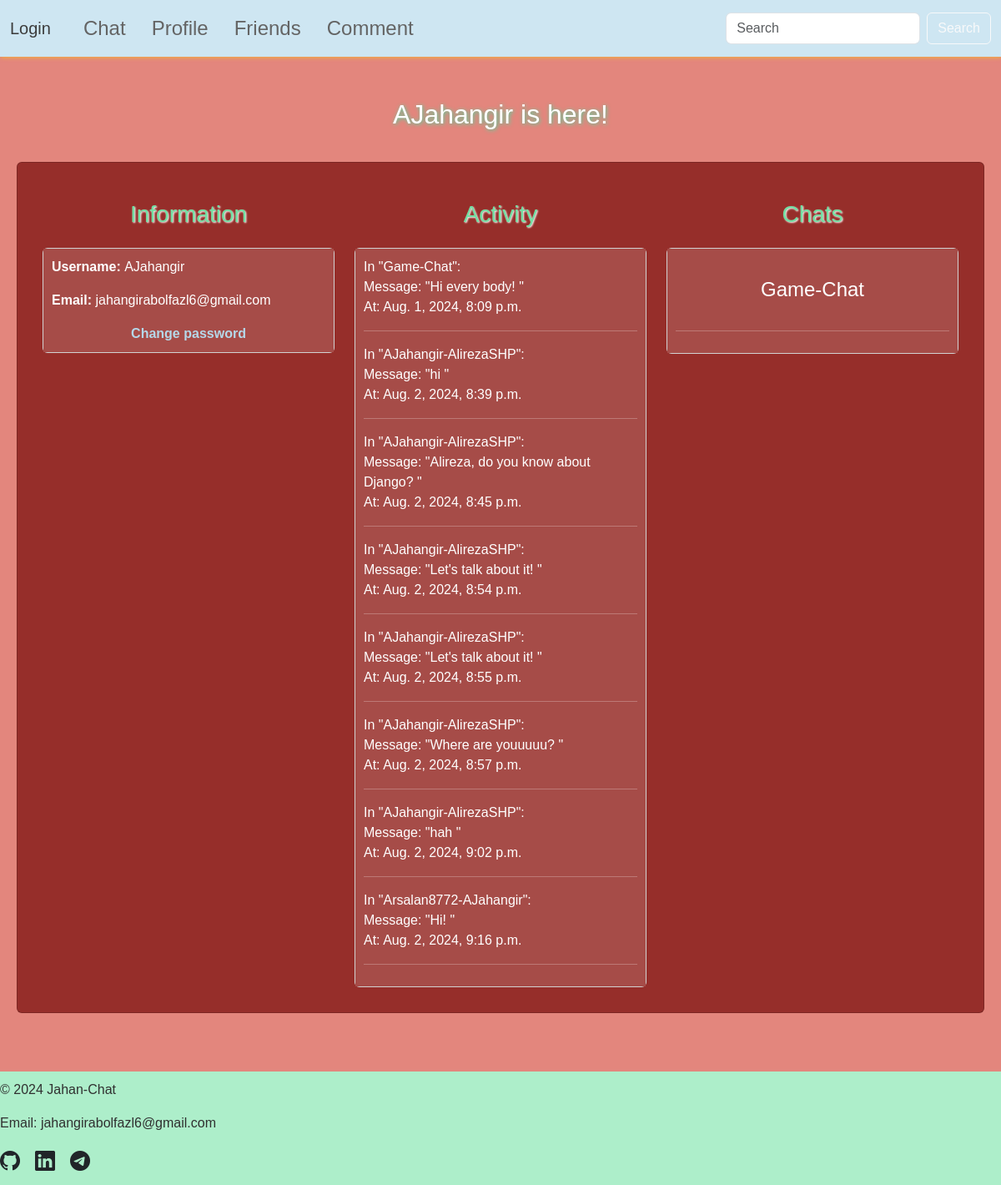
Page /profile/AJahangir1/ on the committed database.
### base/models.py (models this page shows, shortened)
class CustomUser(AbstractUser):
    friends = models.ManyToManyField("self", symmetrical=True, blank=True)
    created = models.DateTimeField(auto_now_add=True)
    groups = models.ManyToManyField(
        Group,
        related_name='customuser_set',
        blank=True,
        help_text='The groups this user belongs to. A user will get all permissions granted to each of their groups.',
        related_query_name='customuser',
    )
    user_permissions = models.ManyToManyField(
        Permission,
        related_name='customuser_set',
        blank=True,
        help_text='Specific permissions for this user.',
        related_query_name='customuser',
    )
    class Meta:
        ordering = ["created"]

class Message(models.Model):
    author = models.ForeignKey(CustomUser, on_delete=models.CASCADE, related_name="messages")
    chat = models.ForeignKey(Chat, on_delete=models.CASCADE, related_name="messages")
    body = models.TextField()
    created = models.DateTimeField(auto_now_add=True)
    updated = models.DateTimeField(auto_now=True)
    class Meta:
        ordering = ["created"]
        indexes = [
            models.Index(fields=["created"]),
        ]

class Chat(models.Model):
    name = models.CharField(max_length=50, unique=True)
    host = models.ForeignKey(CustomUser, on_delete=models.CASCADE, related_name="hosted_chats")
    participants = models.ManyToManyField(CustomUser, related_name="chats")
    description = models.TextField(blank=True)
    created = models.DateTimeField(auto_now_add=True)
    status = models.CharField(max_length=10, choices=[("open", "open"), ("close", "close")], default="open")
    isDirect = models.BooleanField(default=False)
    class Meta:
        ordering = ["-created"]
        indexes = [
            models.Index(fields=["created"]),
        ]

### base/views.py (the view)
# urls.py: path("profile/<str:username><str:pk>/", views.profile, name="profile"),
def profile(request, username, pk):
    user = CustomUser.objects.get(username=username, id=pk)
    chats = Chat.objects.filter(
        participants__id=user.id
    ).distinct()
    messages = Message.objects.filter(
        author=user
    ).distinct()
    context = {
        "user": user,
        "chats": chats,
        "chat_messages": messages
    }
    return render(request, "base/profile.html", context=context)

### base/templates/base/profile.html (shortened to what this page needs)
{% extends 'base.html' %}
{% load static %}
{% block extra_css %}
    <link rel="stylesheet" href="{% static 'style/profile.css' %}">
{% endblock extra_css %}
{% block page_title %}
    <h2>{{ user.username }} is here!</h2>
{% endblock page_title %}
{% block page_content %}
    <div class="profile-container card">
        <div class="row">
            <div class="col">
                <h3>Information</h3>
                <div class="card">
                    <div class="info-container">
                        <p><strong>Username: </strong>{{user.username}}</p>
                        <p><strong>Email: </strong>{{user.email}}</p>
                        <a id="change-password" href="{% url 'change_password' %}">Change password</a>
                    </div>
                </div>
            </div>
            <div class="col">
                <h3>Activity</h3>
                <div class="card">
                    <div class="activity-container">
                        {% for chat_message in chat_messages %}
                            <div class="message-info">
                                In "{{chat_message.chat.name}}":
                                <br>
                                Message: "{{chat_message.body|slice:50}}
                                "
                                <br>
                                At: {{chat_message.created}}
                                <br>
                                <hr>
                            </div>
                        {% endfor %}
                    </div>
                </div>
            </div>
            <div class="col">
                <h3>Chats</h3>
                <div class="card">
                    <div class="chat-container">
                        {% for chat in chats %}
                            {% if not chat.isDirect %}
                                <div class="chat-name">
                                    <h4><a href="{% url 'chat_details' chat.name chat.id %}">{{chat.name}}</a></h4>
                                </div>
                                <hr>
                            {% endif %}
                        {% endfor %}
                    </div>
                </div>
            </div>
        </div>
    </div>
{% endblock page_content %}

### static/style/base.css (style rules this page uses)
html, body { margin: 0; padding: 0; height: 100%; }
body { background-color: #E3867D; font-family: 'Lucida Sans', 'Lucida Sans Regular', 'Lucida Grande', 'Lucida Sans Unicode', Geneva, Verdana, sans-serif; display: flex; flex-direction: column; min-height: 100vh; }

### static/style/profile.css (style rules this page uses)
h3, h2 { color: #72dfa3; text-align: center; padding: 15px; text-shadow: 1px 1px 2px white; }
h2 { color: white; padding: 30px; text-shadow: 1px 1px 5px rgba(0, 255, 179, 0.697); }
.profile-container { display: flex; flex-direction: column; padding: 30px; margin-bottom: 50px; color: white; background-color: #962E2A; }
.activity-container, .info-container, .chat-container { display: flex; flex-direction: column; padding: 10px; background-color: #A64C48; color: white; }
#change-password { align-self: center; text-decoration: none; color: #b5d8e9; font-weight: bold; }
.chat-name h4 { text-align: center; margin-top: 15px; padding: 10px; }
.chat-name h4 a { text-decoration: none; color: white; }

### rows in the picture
CustomUser: username "AJahangir", email "jahangirabolfazl6@gmail.com"
Message: chat.name "Game-Chat", body "Hi every body!", created "Aug. 1, 2024, 8:09 p.m."
Message: chat.name "AJahangir-AlirezaSHP", body "hi", created "Aug. 2, 2024, 8:39 p.m."
Message: chat.name "AJahangir-AlirezaSHP", body "Alireza, do you know about Django?", created "Aug. 2, 2024, 8:45 p.m."
Message: chat.name "AJahangir-AlirezaSHP", body "Let's talk about it!", created "Aug. 2, 2024, 8:54 p.m."
Message: chat.name "AJahangir-AlirezaSHP", body "Let's talk about it!", created "Aug. 2, 2024, 8:55 p.m."
Message: chat.name "AJahangir-AlirezaSHP", body "Where are youuuuu?", created "Aug. 2, 2024, 8:57 p.m."
Message: chat.name "AJahangir-AlirezaSHP", body "hah", created "Aug. 2, 2024, 9:02 p.m."
Message: chat.name "Arsalan8772-AJahangir", body "Hi!", created "Aug. 2, 2024, 9:16 p.m."
Chat: name "Game-Chat"
